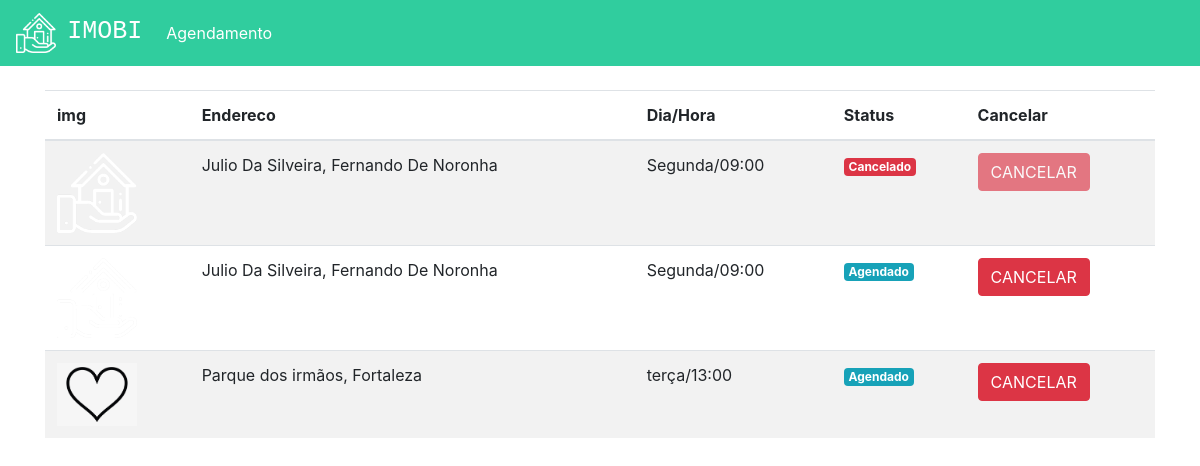
The app's page /agendamentos (signed in) with its own data.
### plataforma/models.py (models this page shows, shortened)
class Visitas(models.Model):
    choices = (('S', 'Segunda'),
                ('T', 'Terça'),
                ('Q', 'Quarta'),
                ('QI', 'Quinta'),
                ('SE', 'Sexta'),
                ('SA', 'Sabado'),
                ('D', 'Domingo'))
    choices_status = (('A', 'Agendado'),
                      ('F', 'Finalizado'),
                      ('C', 'Cancelado'))
    imovel = models.ForeignKey(Imovei, on_delete=models.DO_NOTHING)
    usuario = models.ForeignKey(User, on_delete=models.DO_NOTHING)
    dia = models.CharField(max_length=20)
    horario = models.TimeField()
    status = models.CharField(max_length=1, choices=choices_status, default="A")

class Imovei(models.Model):
    choices = (('V', 'Venda'),
               ('A', 'Aluguel'))
    choices_imovel = (('A', 'Apartamento'),
                      ('C', 'Casa'))
    imagens = models.ManyToManyField(Imagem)
    valor = models.FloatField()
    quartos = models.IntegerField()
    tamanho = models.FloatField()
    cidade = models.ForeignKey(Cidade, on_delete=models.DO_NOTHING)
    rua = models.CharField(max_length=50)
    tipo = models.CharField(max_length=1, choices=choices)
    tipo_imovel = models.CharField(max_length=1, choices=choices_imovel)
    numero = models.IntegerField()
    descricao = models.TextField()
    dias_visita = models.ManyToManyField(DiasVisita)
    horarios = models.ManyToManyField(Horario)

class Imagem(models.Model):
    img = models.ImageField(upload_to='img')
    def __str__(self) -> str:
        return self.img.url

class Cidade(models.Model):
    nome = models.CharField(max_length=30)
    def __str__(self) -> str:
        return self.nome

### plataforma/views.py (the view)
# urls.py: path('agendamentos', views.agendamentos, name="agendamentos"),
def agendamentos(request):
    visitas = Visitas.objects.filter(usuario=request.user)
    return render(request, "agendamentos.html", {'visitas': visitas})

### plataforma/templates/agendamentos.html (shortened to what this page needs)
{% extends 'base.html' %}
{% load static %}
{% block 'head' %}
<link rel="stylesheet" href="{% static 'plataforma/css/home.css' %}">
{% endblock  %}
{% block 'body' %}
    <div class="container">
        <br>
        <table class="table table-striped">
        <thead>
            <tr>
                <th scope="col">img</th>
                <th scope="col">Endereco</th>
                <th scope="col">Dia/Hora</th>
                <th scope="col">Status</th>
                <th scope="col">Cancelar</th>
            </tr>
        </thead>
        <tbody>
            {% for visita in visitas %}
                <tr>
                    <th><img width="80" src="{{visita.imovel.imagens.all.0}}"></th>
                    <td>{{visita.imovel.rua}}, {{visita.imovel.cidade}}</td>
                    <td>{{visita.dia}}/{{visita.horario}}</td>
                    <td>
                        {% if visita.status == "A" %}
                            <span class="badge badge-info">Agendado</span>
                        {% endif %}
                        {% if visita.status == "C" %}
                            <span class="badge badge-danger">Cancelado</span>
                        {% endif %}
                    </td>
                    <td>
                        {% if visita.status == "A" %}
                            <a href="{% url 'cancelar_agendamento' visita.id %}" class="btn btn-danger">CANCELAR</a>
                        {% else %}
                            <a href="" class="btn btn-danger disabled">CANCELAR</a>
                        {% endif %}
                    </td>
                </tr>
            {% endfor %}
        </tbody>
    </table>
    </div>
{% endblock  %}

### records on screen
Visitas: imovel.imagens.all.0 (picture), imovel.rua "Julio Da Silveira", imovel.cidade "Fernando De Noronha", dia "Segunda", horario "09:00", status "Cancelado"
Visitas: imovel.imagens.all.0 (picture), imovel.rua "Julio Da Silveira", imovel.cidade "Fernando De Noronha", dia "Segunda", horario "09:00", status "Agendado"
Visitas: imovel.imagens.all.0 (picture), imovel.rua "Parque dos irmãos", imovel.cidade "Fortaleza", dia "terça", horario "13:00", status "Agendado"
